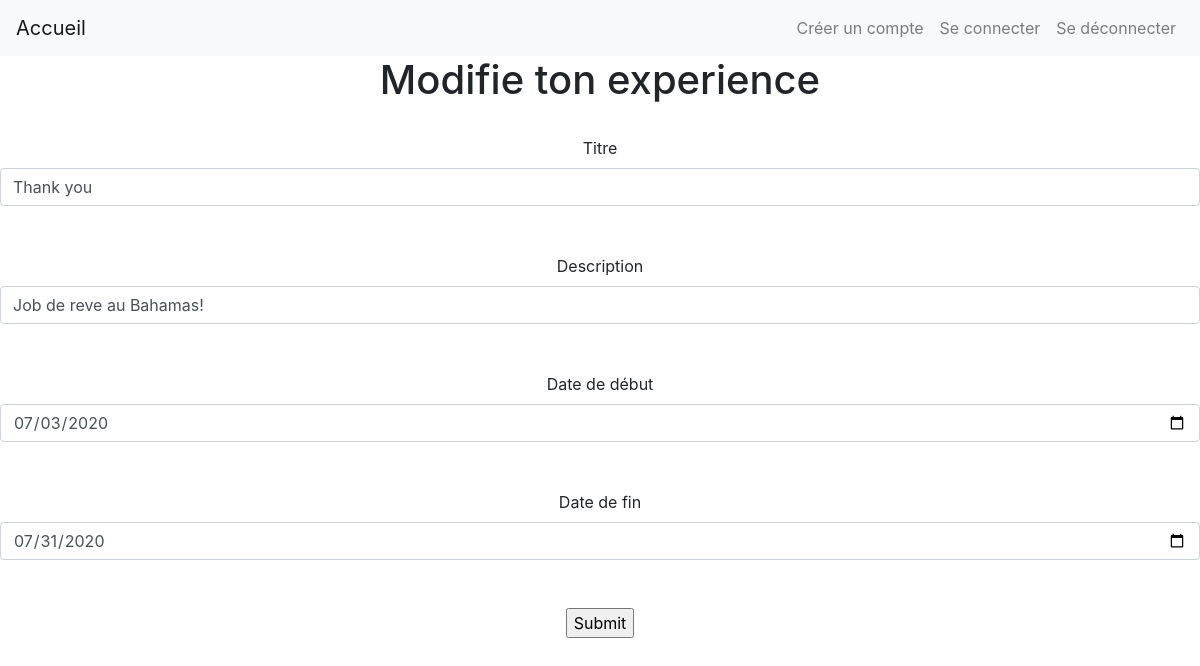
/cvamelie/editExperience.php?id=7, run on the app's committed database.
### tables this page shows
CREATE TABLE IF NOT EXISTS `experience` (
  `id` int(11) NOT NULL AUTO_INCREMENT,
  `titre` varchar(250) NOT NULL,
  `description` text NOT NULL,
  `date_debut` date NOT NULL,
  `date_fin` date DEFAULT NULL,
  PRIMARY KEY (`id`),
  UNIQUE KEY `experience_id_uindex` (`id`)
);

### cvamelie/functions.php (called while the page is built, shortened)
<?php
function getOneExperience($pdo,$id)
{
    $res = $pdo->prepare('SELECT * FROM experience WHERE id = :id');
    $res->execute(['id'=> $id]);
    return $res->fetch();
}

### cvamelie/editExperience.php (the view, shortened to what this page needs)
<?php
require('includes.php');
$idExperience = $_GET['id'];
$experience = getOneExperience($pdo, $idExperience);
?>
<html>
<head>
</head>
<body>
<div style="text-align: center">
    <h1 style="text-align:center">Modifie ton experience</h1><br>
    <form method="post" action="editExperience.php?id=<?php echo($experience['id']);?>" enctype="multipart/form-data">
        <label for="titre">Titre</label>
        <input name="titre" required value="<?php echo($experience['titre']) ?>" class="form-control"><br><br>
        <label for="description">Description</label>
        <input name="description" required value="<?php echo($experience['description']) ?>" class="form-control"><br><br>
        <label for="date_debut">Date de début</label>
        <input name="date_debut" required type ="date"  value="<?php echo($experience['date_debut']) ?>" class="form-control"><br><br>
        <label for="date_fin">Date de fin</label>
        <input name="date_fin" required type ="date"  value="<?php echo($experience['date_fin']) ?>" class="form-control"><br><br>
        <input type="submit">
    </form>
</div>
</body>
</html>

### planets/style.css (style rules this page uses)
h1 { text-align: center; margin-bottom: 1rem; }

### data on the page
experience: titre "Thank you", description "Job de reve au Bahamas!", date_debut "07/03/2020", date_fin "07/31/2020"
